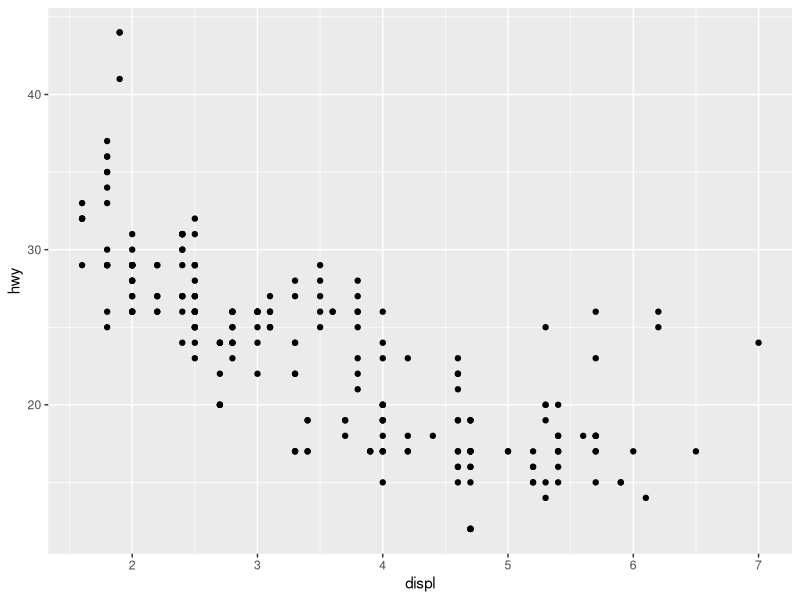
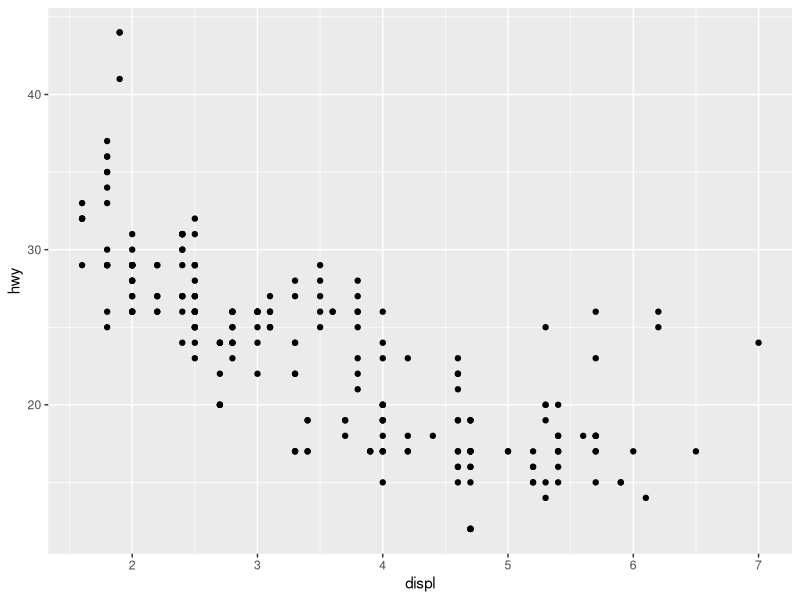
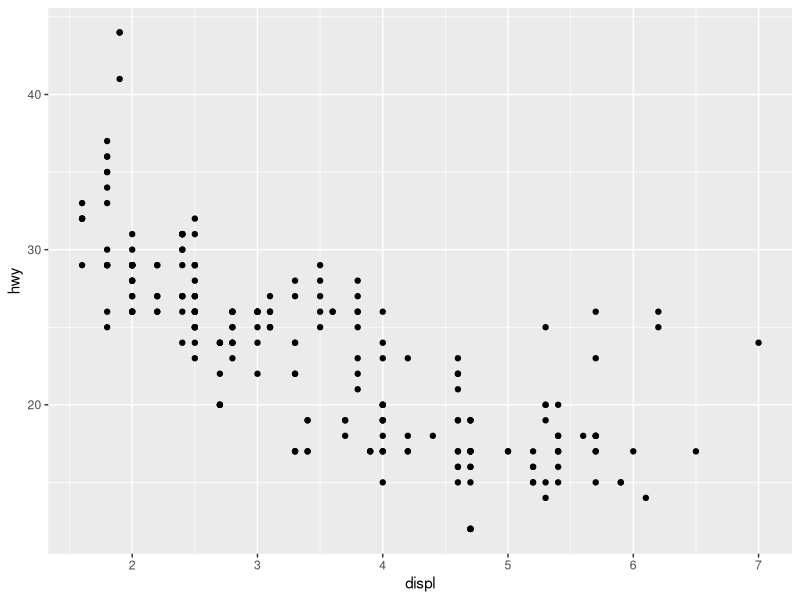
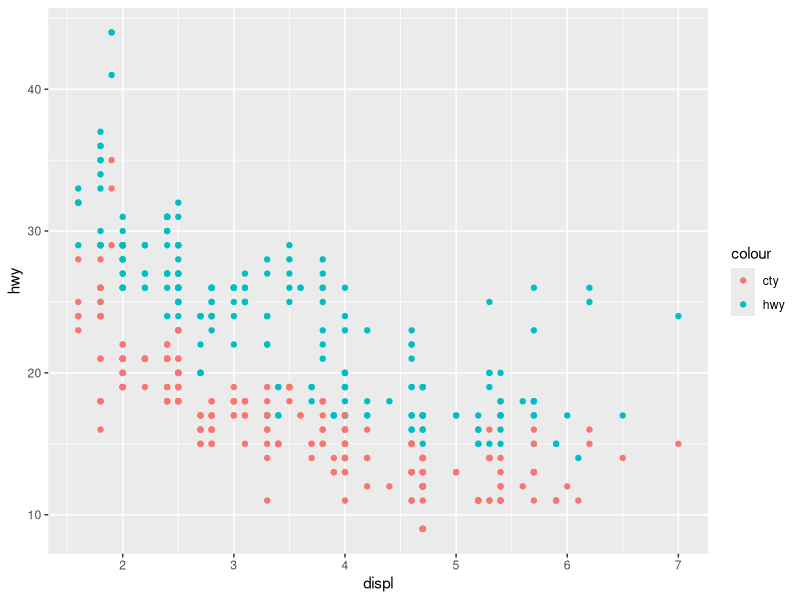
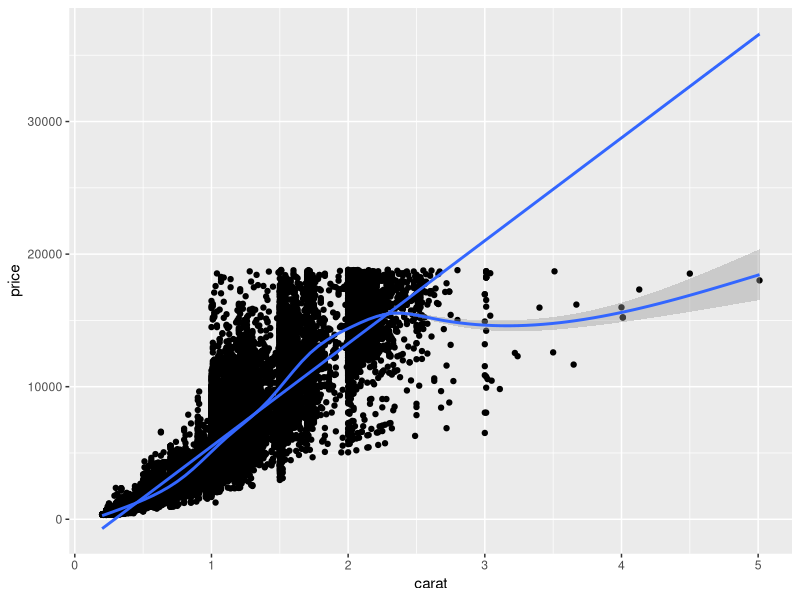
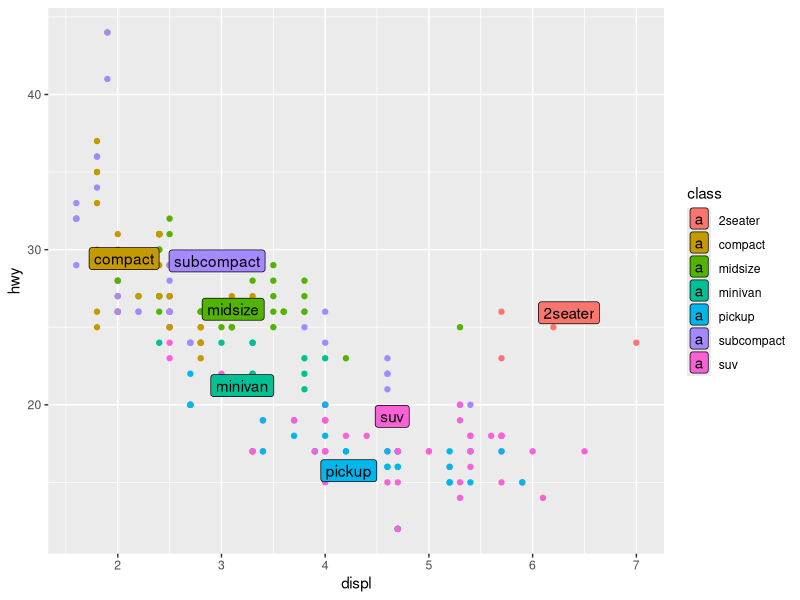
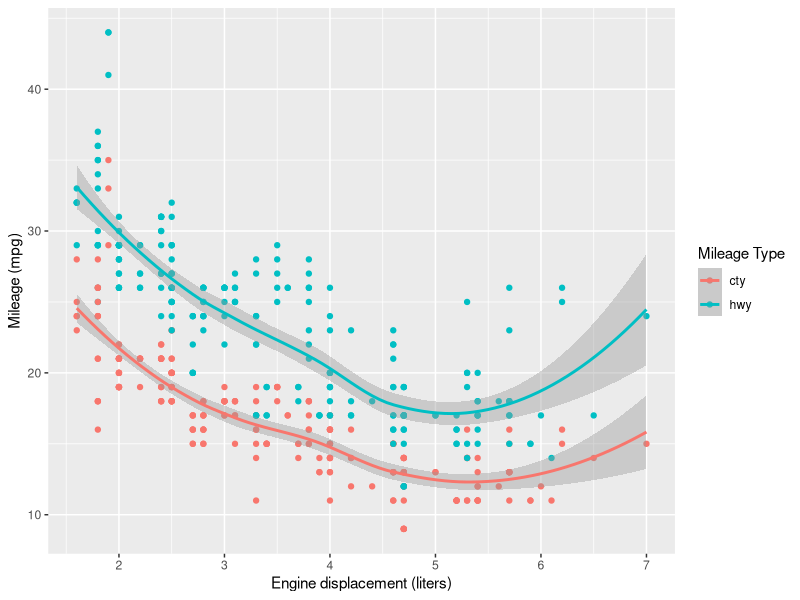
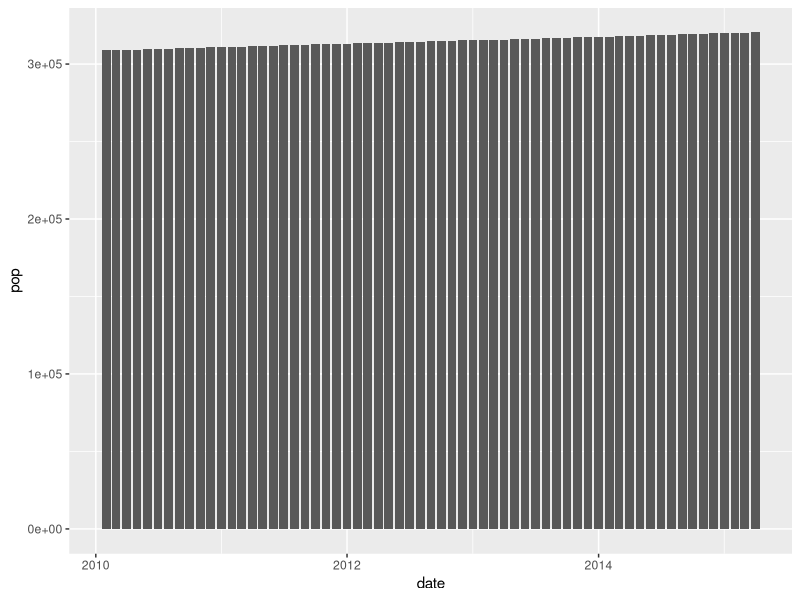

Source code (R) for these figures, in order:
## ---- chunk 1
# knitr options
knitr::opts_chunk$set(echo = TRUE)
## ---- chunk 2
library(tidyverse)

## ---- chunk 3
## NOTE: No need to modify! Just example code
ggplot(
  data = mpg,
  mapping = aes(x = displ, y = hwy)
) +
  geom_point()
## ---- chunk 4
## NOTE: No need to modify! Just example code
ggplot(
  mpg,
  aes(x = displ, y = hwy)
) +
  geom_point()
## ---- chunk 5
## NOTE: No need to modify! Just example code
ggplot(
  mpg,
  aes(displ, hwy)
) +
  geom_point()
## ---- chunk 6
## NOTE: No need to modify! Just example code
ggplot(mpg, aes(x = displ)) +
  geom_point(aes(y = hwy, color = "hwy")) +
  geom_point(aes(y = cty, color = "cty"))
## ---- chunk 7
## TODO: Add a "gam" and "lm" smooth to the following plot
diamonds %>%
  ggplot(aes(carat, price)) +
  geom_point() +
  geom_smooth(method = "lm") +
  geom_smooth(method = "gam")
## ---- chunk 8
## TODO: Use df_annotate below to add text labels to the scatterplot
library(ggrepel)
df_annotate <-
  mpg %>%
  group_by(class) %>%
  summarize(
    displ = mean(displ),
    hwy = mean(hwy)
  )

mpg %>%
  ggplot(aes(displ, hwy)) +
  geom_point(aes(color = class)) +
  geom_label_repel(data = df_annotate, aes(label = class, fill = class))
## ---- chunk 9
## NOTE: No need to modify! Just analyze the scatterplot
mpg %>%
  pivot_longer(names_to = "source", values_to = "mpg", c(hwy, cty)) %>%
  ggplot(aes(displ, mpg, color = source)) +
  geom_point() +
  geom_smooth() +
  scale_color_discrete(name = "Mileage Type") +
  labs(
    x = "Engine displacement (liters)",
    y = "Mileage (mpg)"
  )
## ---- chunk 10
economics %>%
  filter(date > lubridate::ymd("2010-01-01")) %>%
  ggplot(aes(date, pop)) +
  geom_col()
## ---- chunk 11
economics %>%
  filter(date > lubridate::ymd("2010-01-01")) %>%
  ggplot(aes(date, pop)) +
  geom_point()
## ---- chunk 12
economics %>%
  mutate(pop_delta = pop - lag(pop)) %>%
  filter(date > lubridate::ymd("2005-01-01")) %>%
  ggplot(aes(date, pop_delta)) +
  geom_col()
## ---- chunk 13
economics %>%
  mutate(pop_delta = pop - lag(pop)) %>%
  filter(date > lubridate::ymd("2005-01-01")) %>%
  ggplot(aes(date, pop_delta)) +
  geom_point()
